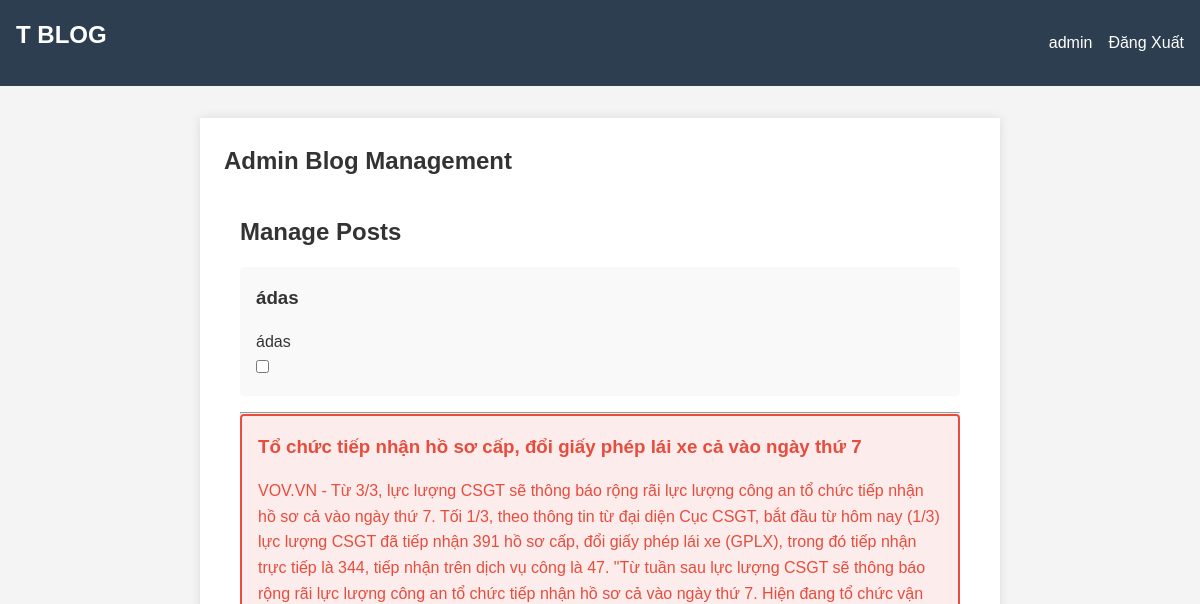
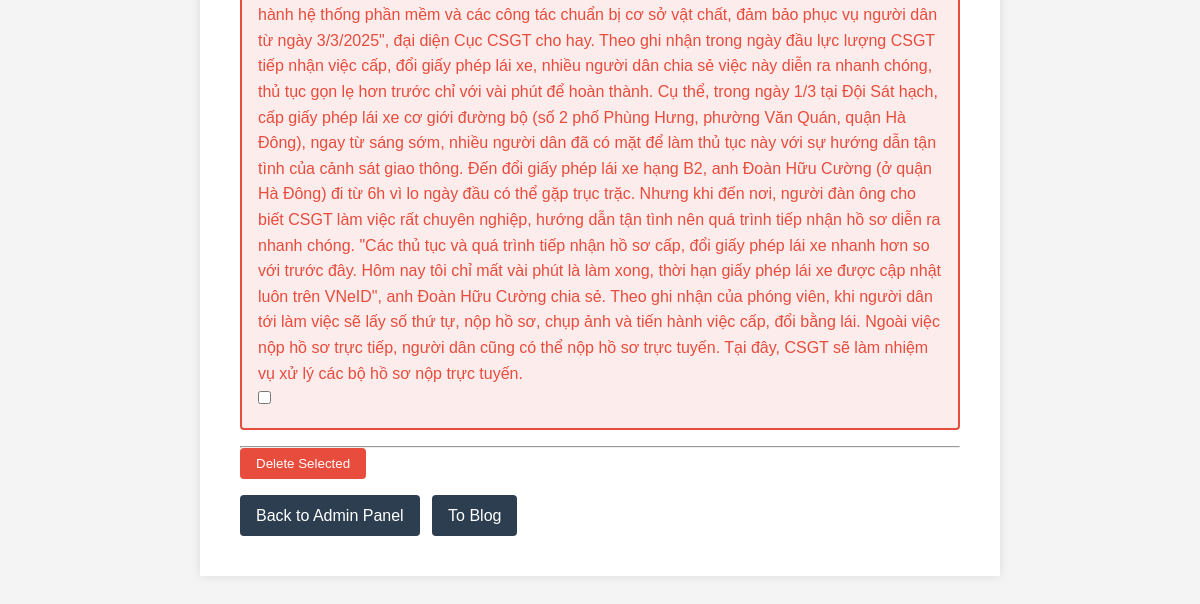
The page /admin/posts (signed in) on the database as committed earlier (2 pictures, top to bottom).
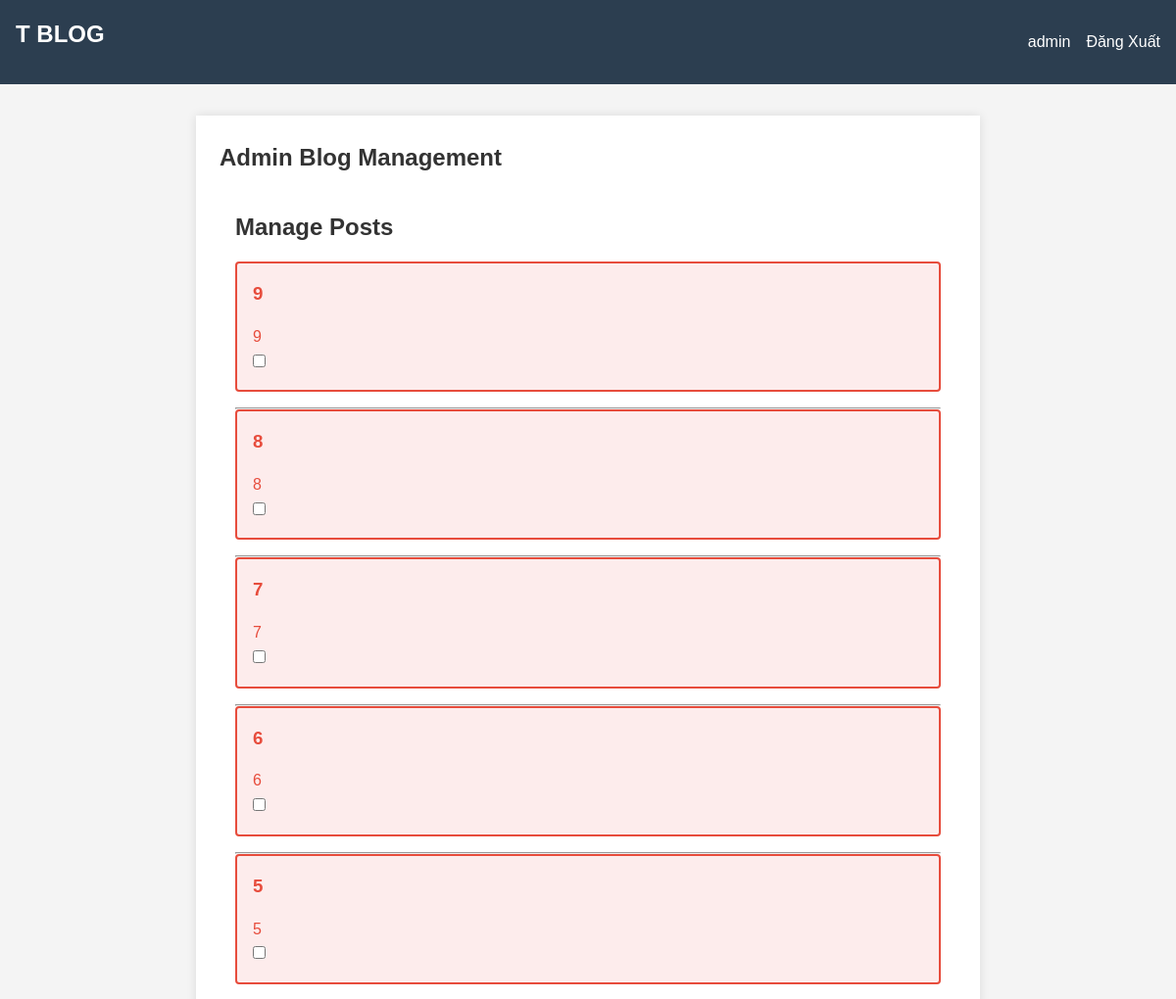
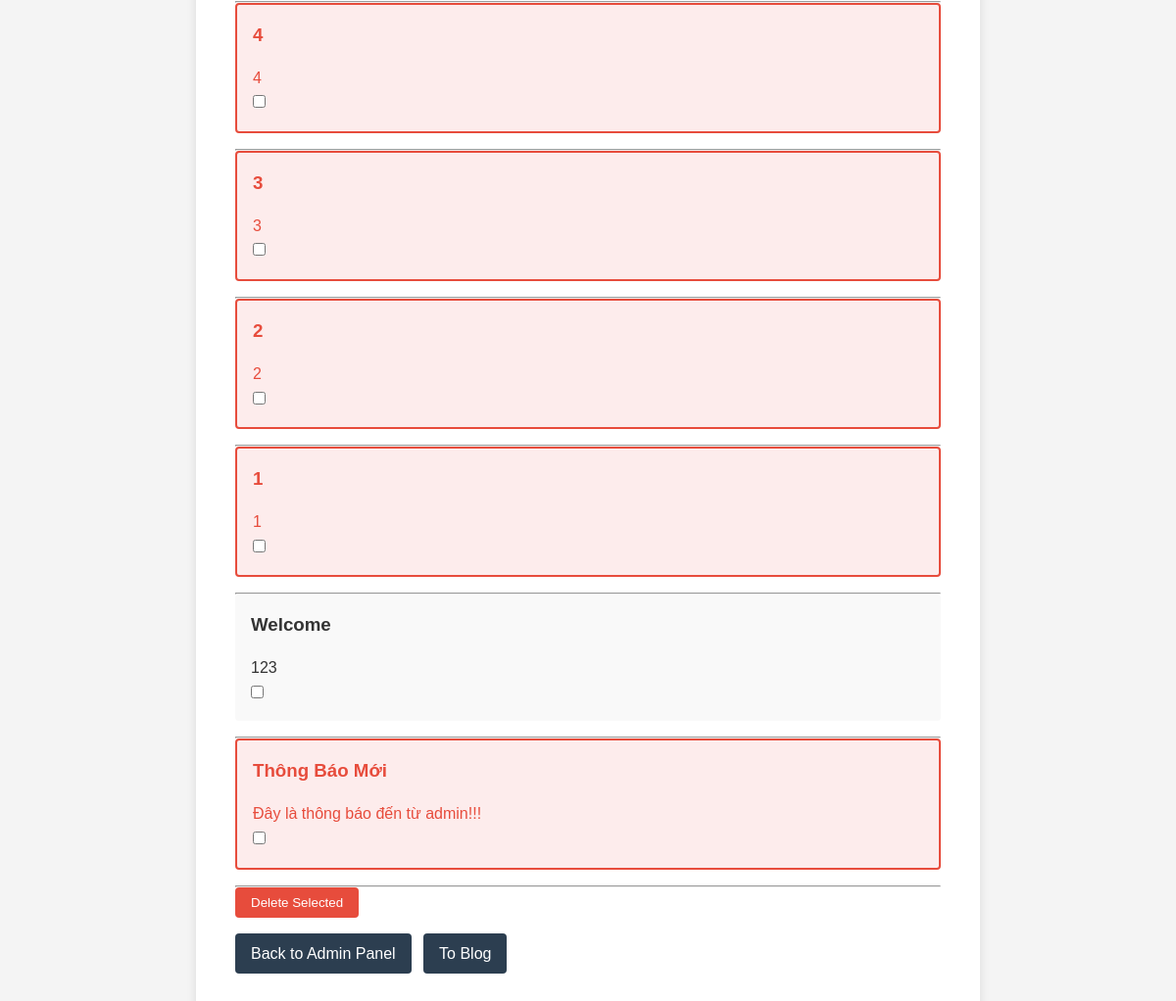
The same page on the database as committed later (2 pictures, top to bottom).
### tables this page shows
CREATE TABLE user (
  id INTEGER PRIMARY KEY AUTOINCREMENT,
  username TEXT UNIQUE NOT NULL,
  password TEXT NOT NULL,
  is_blocked BOOLEAN NOT NULL DEFAULT 0,  -- Thêm thuộc tính is_blocked
  is_admin BOOLEAN NOT NULL DEFAULT 0      -- Thêm thuộc tính is_admin
);

CREATE TABLE post (
  id INTEGER PRIMARY KEY AUTOINCREMENT,
  author_id INTEGER NOT NULL,
  created TIMESTAMP NOT NULL DEFAULT CURRENT_TIMESTAMP,
  title TEXT NOT NULL,
  body TEXT NOT NULL,
  FOREIGN KEY (author_id) REFERENCES user (id)
);

### flaskr/blog.py (the view)
@bp.route('/admin/posts')
@login_required
def admin_posts():
    if g.user is None or g.user['is_admin'] == 0:  # Kiểm tra quyền admin
        abort(403)
    posts = get_db().execute(
        'SELECT p.id, title, body, created, author_id, username, is_admin'  # Thêm cột is_admin
        ' FROM post p JOIN user u ON p.author_id = u.id'
        ' ORDER BY created DESC'
    ).fetchall()
    return render_template('admin_posts.html', posts=posts)  # Đảm bảo rằng trang này hiển thị các bài viết

### flaskr/auth.py (called while the page is built)
@bp.before_app_request
def load_logged_in_user():
    user_id = session.get('user_id')
    if user_id is None:
        g.user = None
    else:
        g.user = get_db().execute(
            'SELECT * FROM user WHERE id = ?', (user_id,)
        ).fetchone()  # fetchone() trả về một sqlite3.Row

def login_required(view):
    @functools.wraps(view)
    def wrapped_view(**kwargs):
        if g.user is None:
            return redirect(url_for('auth.login'))
        return view(**kwargs)
    return wrapped_view

### flaskr/db.py (called while the page is built)
def get_db():
    if 'db' not in g:
        g.db = sqlite3.connect(
            current_app.config['DATABASE'],
            detect_types=sqlite3.PARSE_DECLTYPES
        )
        g.db.row_factory = sqlite3.Row
    return g.db

### flaskr/templates/admin_posts.html (shortened to what this page needs)
{% extends 'base.html' %}
{% block header %}
  <h1>Admin Blog Management</h1>
{% endblock %}
{% block content %}
<section class="admin-section">
  <h2>Manage Posts</h2>
  <form action="{{ url_for('blog.delete_multiple_posts') }}" method="post" class="form-list">
    {% for post in posts %}
      <div class="post-item {% if post.is_admin %}admin{% endif %}">
        <h3>{{ post.title }}</h3>
        <p>{{ post.body }}</p>
        <input type="checkbox" name="post_ids" value="{{ post.id }}">
      </div>
      <hr>
    {% endfor %}
    <input class="btn danger" type="submit" value="Delete Selected" onclick="return confirm('Are you sure you want to delete the selected posts?');">
  </form>
  <div class="navigation-links">
    <a class="btn" href="{{ url_for('blog.admin') }}">Back to Admin Panel</a>
    <a class="btn" href="{{ url_for('blog.index') }}">To Blog</a>
  </div>
</section>
{% endblock %}

### flaskr/templates/base.html (shortened to what this page needs)
<!doctype html>
<html lang="vi">
<head>
    <link rel="stylesheet" href="{{ url_for('static', filename='style.css') }}">
    <link rel="stylesheet" href="https://cdnjs.cloudflare.com/ajax/libs/font-awesome/5.15.4/css/all.min.css">
</head>
<body>
<nav>
    <div class="nav-left">
        <h1><a href="{{ url_for('blog.index') }}">T BLOG</a></h1>
    </div>
    <div class="nav-right">
        <ul>
            {% if g.user %}
                <li><span class="username">{{ g.user['username'] }}</span></li>
                <li><a href="{{ url_for('auth.logout') }}">Đăng Xuất</a></li>
            {% else %}
                <li><a href="{{ url_for('auth.register') }}">Đăng Ký</a></li>
                <li><a href="{{ url_for('auth.login') }}">Đăng Nhập</a></li>
            {% endif %}
        </ul>
    </div>
</nav>
<section class="content">
    <header>
        {% block header %}{% endblock %}
    </header>
    {% block content %}{% endblock %}
</section>
</body>
</html>

### flaskr/static/style.css (style rules this page uses)
* { margin: 0; padding: 0; box-sizing: border-box; }
body { font-family: 'Arial', sans-serif; line-height: 1.6; background-color: #f4f4f4; color: #333; }
nav { background: #2C3E50; color: #fff; padding: 1rem; display: flex; justify-content: space-between; align-items: center; }
nav .nav-left h1 a { color: #fff; text-decoration: none; }
nav .nav-right ul { list-style: none; display: flex; }
nav .nav-right ul li { margin-left: 1rem; }
nav .nav-right ul li a { color: #fff; text-decoration: none; }
.content { max-width: 800px; margin: 2rem auto; background: #fff; padding: 1.5rem; box-shadow: 0 0 10px rgba(0,0,0,0.1); }
header { margin-bottom: 1rem; }
h1, h2, h3 { margin-bottom: 1rem; }
.btn { display: inline-block; padding: 0.5rem 1rem; background: #2C3E50; color: #fff; text-decoration: none; border: none; border-radius: 4px; cursor: pointer; transition: background 0.3s ease; }
.btn.danger { background: #E74C3C; }
.user-actions, .navigation-links, .admin-actions { margin-top: 1rem; }
.user-actions a, .navigation-links a, .admin-actions a { margin-right: 0.5rem; }
.post-list article.admin, .post-item.admin { border: 2px solid #E74C3C; color: #E74C3C; background-color: #FDECEC; padding: 1rem; margin-bottom: 1rem; }
.admin-section, .user-posts { padding: 1rem; }
.post-item { padding: 1rem; background: #f9f9f9; border-radius: 4px; margin-bottom: 1rem; }

Rows that differ between the two databases and show on the page:
removed post: title "ádas", body "ádas"
removed post: title "Tổ chức tiếp nhận hồ sơ cấp, đổi giấy phép lái xe cả vào ngày thứ 7", body "VOV.VN - Từ 3/3, lực lượng CSGT sẽ thông báo rộng rãi lực lượng công an tổ chức tiếp nhận hồ sơ cả vào ngày thứ 7. Tối 1/3, theo thông tin từ đại diện Cục CSGT, bắt đầu từ hôm nay (1/3) lực lượng CSGT đã tiếp nhận 391 hồ sơ cấp, đổi giấy phép lái xe (GPLX), trong đó tiếp nhận trực tiếp là 344, tiếp nhận trên dịch vụ công là 47. \"Từ tuần sau lực lượng CSGT sẽ thông báo rộng rãi lực lượng công an tổ chức tiếp nhận hồ sơ cả vào ngày thứ 7. Hiện đang tổ chức vận hành hệ thống phần mềm và các công tác chuẩn bị cơ sở vật chất, đảm bảo phục vụ người dân từ ngày 3/3/2025\", đại diện Cục CSGT cho hay. Theo ghi nhận trong ngày đầu lực lượng CSGT tiếp nhận việc cấp, đổi giấy phép lái xe, nhiều người…"
added post: title "9", body "9"
added post: title "8", body "8"
added post: title "7", body "7"
added post: title "6", body "6"
added post: title "5", body "5"
added post: title "4", body "4"
added post: title "3", body "3"
added post: title "2", body "2"
added post: title "1", body "1"
added post: title "Welcome", body "123"
added post: title "Thông Báo Mới", body "Đây là thông báo đến từ admin!!!"
